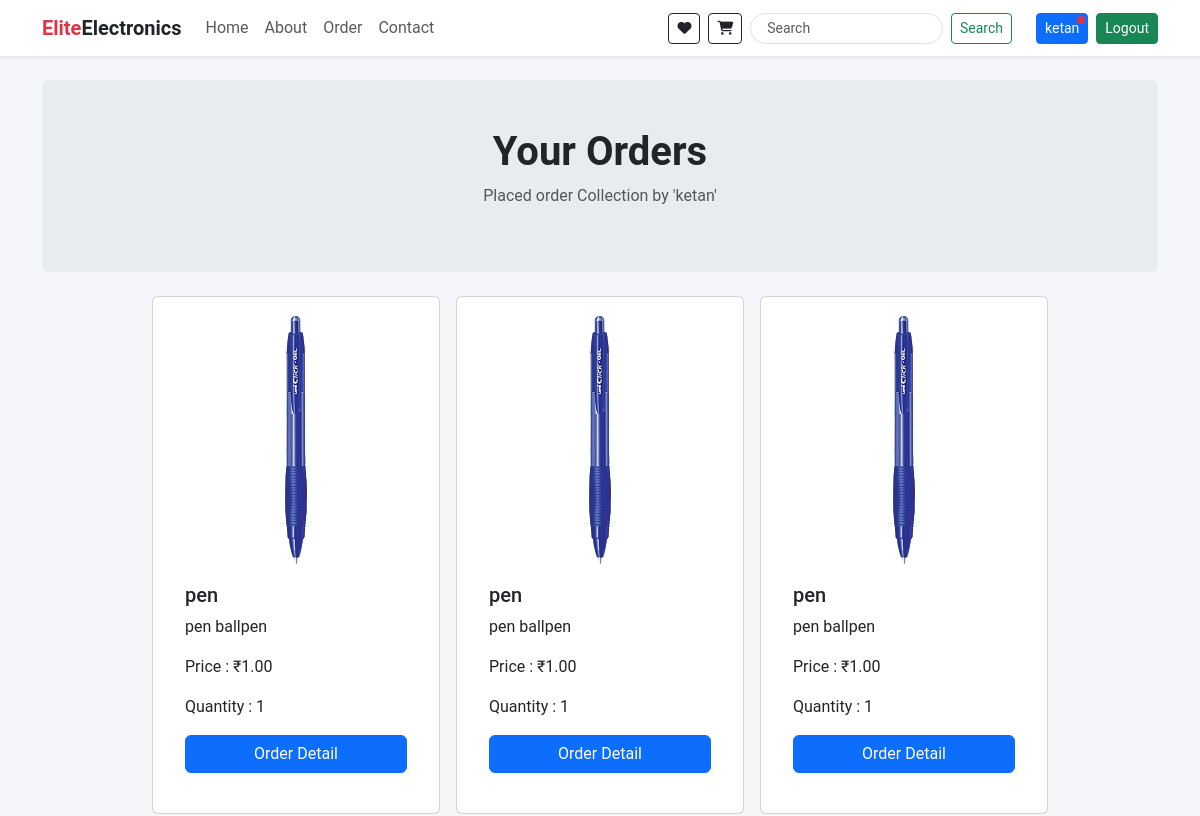
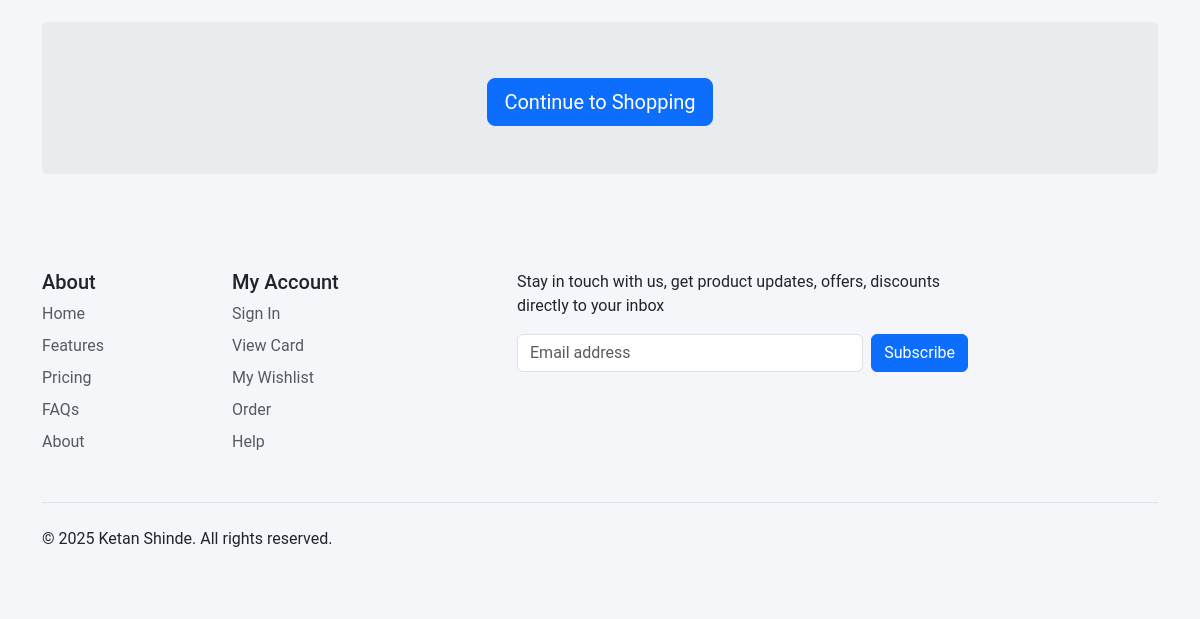
Before: /order/ (signed in) with the older database file (2 pictures, top to bottom).
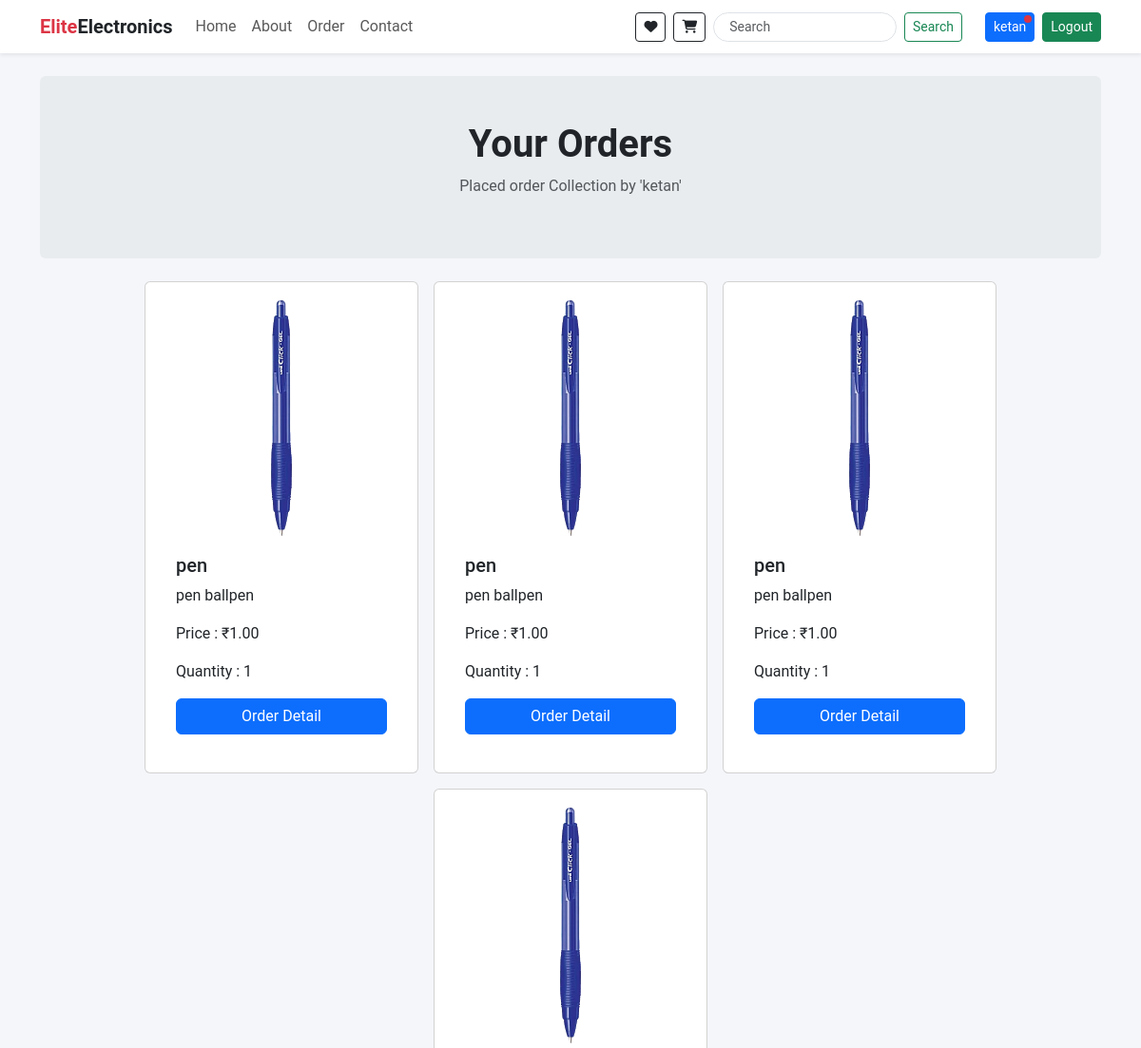
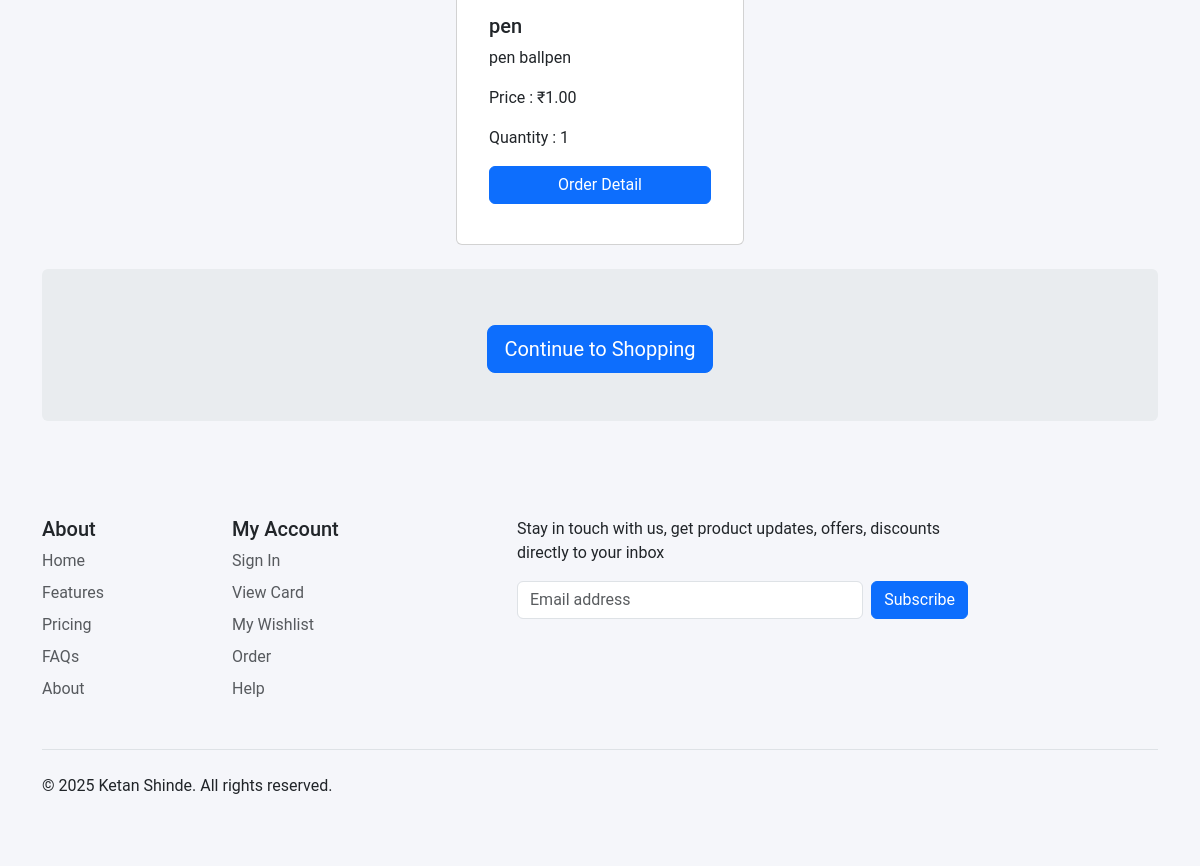
After: the same page with the newer database file (2 pictures, top to bottom).
### app/models.py (models this page shows, shortened)
class OrderItem(models.Model):
    order = models.ForeignKey(Order, on_delete=models.CASCADE)
    product = models.ForeignKey('Product', on_delete=models.CASCADE)
    quantity = models.PositiveIntegerField(default=1)

class Product(models.Model):
    category = models.ForeignKey(Category, on_delete=models.CASCADE)
    name = models.CharField(max_length=255, unique=True)
    description = models.TextField()
    bestSeller = models.BooleanField(default=False)
    price = models.DecimalField(max_digits=10, decimal_places=2)
    image = models.ImageField(upload_to='products/', null=True, blank=True)

### app/views.py (the view)
# urls.py: path('order/', views.user_order_products, name='order'),
@login_required(login_url='/login/') #redirect when user is not logged in
def user_order_products(request):
    user = request.user
    order_items = OrderItem.objects.filter(order__user=user)
    addresses = Address.objects.filter(user=user)
    context = {
        'order_items': order_items,
         'addresses': addresses,
    }
    return render(request, 'orders.html', context)

### app/context_processors.py (called while the page is built)
def cart_items_count(request):
    if request.user.is_authenticated:
        cart_items_count = CartItem.objects.filter(cart__user=request.user).count()
    else:
        cart_items_count = 0
    return {'cart_items_count': cart_items_count}

def wishlist_items_count(request):
    if request.user.is_authenticated:
        wishlist_items_count = WishListItem.objects.filter(wishlist__user=request.user).count()
    else:
        wishlist_items_count = 0
    return {'wishlist_items_count': wishlist_items_count}

### app/templates/orders.html (shortened to what this page needs)
{% extends "base.html" %} {% block body %}
<section id="cards" class="mt-4">
  <div class="container mb-4">
    <div class="text-center bg-body-secondary p-5 rounded">
      <h1 class="fw-bold">Your Orders</h1>
      <p class="opacity-75">Placed order Collection by '{{user.username}}'</p>
    </div>
  </div>
  <div class="container">
    <div class="row d-flex justify-content-center flex-wrap gap-3">
      {% if order_items %} {% for order_item in order_items %}
      <div class="card p-3 position-relative" style="width: 18rem">
        <img
          src="{{ order_item.product.image.url }}"
          class="card-img-top"
          alt="..."
        />
        <div class="card-body">
          <h5 class="card-title">{{ order_item.product.name }}</h5>
          <p class="card-text">{{ order_item.product.description }}</p>
          <p clas="card-text">Price : ₹{{order_item.product.price}}</p>
          <p class="cart-text">Quantity : {{order_item.quantity}}</p>
          <div class="d-grid gap-1 mb-2">
            <button
              class="btn btn-primary"
              type="button"
              data-bs-toggle="collapse"
              data-bs-target="#collapseExample{{order_item.id}}"
              aria-expanded="false"
              aria-controls="collapseExample"
            >
              Order Detail
            </button>
          </div>
        </div>
      </div>
      {% endfor %} {% else %}
      <div class="container my-4">
        <h3 class="text-center p-3 border shadow">No Orders picked yet.</h3>
      </div>
      {% endif %}
    </div>
  </div>
  <div class="container my-4">
    <div class="text-center bg-body-secondary p-5 rounded">
      <div class="d-flex flex-wrap justify-content-center gap-2 mx-auto mt-2">
        <a href="/" class="btn btn-primary btn-lg" type="button"
          >Continue to Shopping</a
        >
      </div>
    </div>
  </div>
</section>
{% endblock body %}

Changed rows visible on the page:
added OrderItem: product.image (picture), product.name "pen", product.description "pen ballpen", product.price "1.00", quantity "1"
